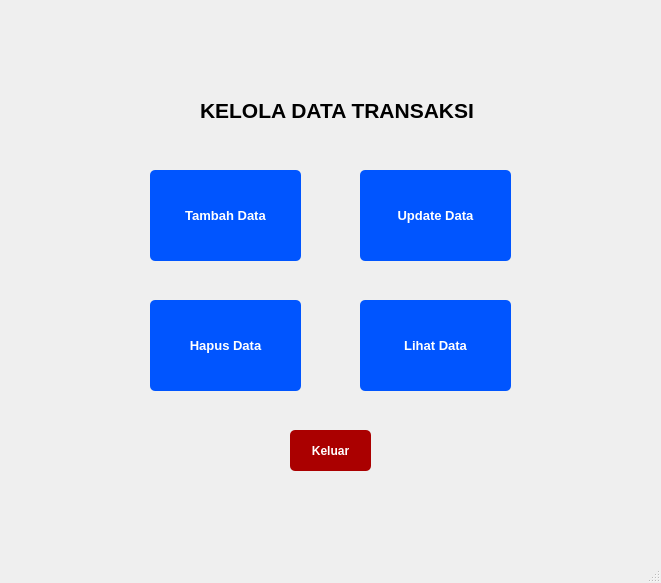
<?xml version="1.0" encoding="UTF-8"?>
<ui version="4.0">
 <class>MainWindow</class>
 <widget class="QMainWindow" name="MainWindow">
  <property name="geometry">
   <rect>
    <x>0</x>
    <y>0</y>
    <width>661</width>
    <height>583</height>
   </rect>
  </property>
  <property name="windowTitle">
   <string>MainWindow</string>
  </property>
  <widget class="QWidget" name="centralwidget">
   <widget class="QLabel" name="label">
    <property name="geometry">
     <rect>
      <x>200</x>
      <y>90</y>
      <width>281</width>
      <height>41</height>
     </rect>
    </property>
    <property name="font">
     <font>
      <pointsize>16</pointsize>
      <weight>75</weight>
      <bold>true</bold>
     </font>
    </property>
    <property name="text">
     <string>KELOLA DATA TRANSAKSI</string>
    </property>
   </widget>
   <widget class="QPushButton" name="pushButton_2">
    <property name="geometry">
     <rect>
      <x>150</x>
      <y>170</y>
      <width>151</width>
      <height>91</height>
     </rect>
    </property>
    <property name="font">
     <font>
      <pointsize>10</pointsize>
      <weight>75</weight>
      <bold>true</bold>
     </font>
    </property>
    <property name="styleSheet">
     <string notr="true">QPushButton {
    background-color: rgb(0, 85, 255);
    color: white;
    border-radius: 5px;   
    padding: 6px;           
}</string>
    </property>
    <property name="text">
     <string>Tambah Data</string>
    </property>
   </widget>
   <widget class="QPushButton" name="pushButton_3">
    <property name="geometry">
     <rect>
      <x>360</x>
      <y>170</y>
      <width>151</width>
      <height>91</height>
     </rect>
    </property>
    <property name="font">
     <font>
      <pointsize>10</pointsize>
      <weight>75</weight>
      <bold>true</bold>
     </font>
    </property>
    <property name="styleSheet">
     <string notr="true">QPushButton {
    background-color: rgb(0, 85, 255);
    color: white;
    border-radius: 5px;   
    padding: 6px;           
}</string>
    </property>
    <property name="text">
     <string>Update Data</string>
    </property>
   </widget>
   <widget class="QPushButton" name="pushButton_4">
    <property name="geometry">
     <rect>
      <x>150</x>
      <y>300</y>
      <width>151</width>
      <height>91</height>
     </rect>
    </property>
    <property name="font">
     <font>
      <pointsize>10</pointsize>
      <weight>75</weight>
      <bold>true</bold>
     </font>
    </property>
    <property name="styleSheet">
     <string notr="true">QPushButton {
    background-color: rgb(0, 85, 255);
    color: white;
    border-radius: 5px;   
    padding: 6px;           
}</string>
    </property>
    <property name="text">
     <string>Hapus Data</string>
    </property>
   </widget>
   <widget class="QPushButton" name="pushButton_5">
    <property name="geometry">
     <rect>
      <x>360</x>
      <y>300</y>
      <width>151</width>
      <height>91</height>
     </rect>
    </property>
    <property name="font">
     <font>
      <pointsize>10</pointsize>
      <weight>75</weight>
      <bold>true</bold>
     </font>
    </property>
    <property name="styleSheet">
     <string notr="true">QPushButton {
    background-color: rgb(0, 85, 255);
    color: white;
    border-radius: 5px;   
    padding: 6px;           
}</string>
    </property>
    <property name="text">
     <string>Lihat Data</string>
    </property>
   </widget>
   <widget class="QPushButton" name="pushButton_6">
    <property name="geometry">
     <rect>
      <x>290</x>
      <y>430</y>
      <width>81</width>
      <height>41</height>
     </rect>
    </property>
    <property name="font">
     <font>
      <pointsize>9</pointsize>
      <weight>75</weight>
      <bold>true</bold>
     </font>
    </property>
    <property name="styleSheet">
     <string notr="true">QPushButton {
    background-color: rgb(170, 0, 0);
    color: white;
    border-radius: 5px;   
    padding: 6px;           
}</string>
    </property>
    <property name="text">
     <string>Keluar</string>
    </property>
   </widget>
  </widget>
  <widget class="QMenuBar" name="menubar">
   <property name="geometry">
    <rect>
     <x>0</x>
     <y>0</y>
     <width>661</width>
     <height>21</height>
    </rect>
   </property>
  </widget>
  <widget class="QStatusBar" name="statusbar"/>
 </widget>
 <resources/>
 <connections/>
</ui>
